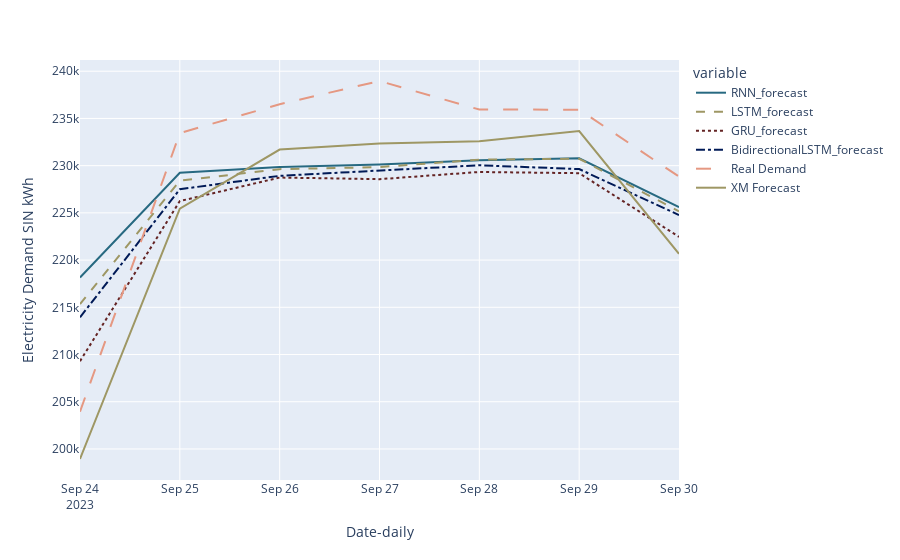

Notebook code for this chart:
### Code cell
import plotly.express as px

# Colores utilizados en el gráfico anterior
color_discrete_sequence = ['#276981', '#9e9764', '#642424', '#001a57', '#e59882', '#9e9764']

# Crear un gráfico de líneas
fig = px.line(test, x=test.index, y=['RNN_forecast', 'LSTM_forecast', 'GRU_forecast', 'BidirectionalLSTM_forecast', 'Real Demand', 'XM Forecast'],
              color_discrete_sequence=color_discrete_sequence)

# Definir un conjunto de estilos de líneas (line_dash) para cada línea
line_dash_styles = ['solid', 'dash', 'dot', 'dashdot', 'longdash']

# Asignar un estilo de línea diferente a cada traza en el gráfico
for i, trace in enumerate(fig.data):
    trace.line.dash = line_dash_styles[i % len(line_dash_styles)]

# Personalizar el gráfico
fig.update_layout(
    xaxis_title="Date-daily",
    yaxis_title="Electricity Demand SIN kWh",
)

# Mostrar el gráfico
fig.show()

### Figure 1 — Plotly figure (JSON) as saved in the notebook; plotly's stock layout.template omitted (floating-point values rounded to 4 significant figures)
{"data": [{"hovertemplate": "variable=RNN_forecast<br>FECHA=%{x}<br>value=%{y}<extra></extra>", "legendgroup": "RNN_forecast", "line": {"color": "#276981", "dash": "solid"}, "marker": {"symbol": "circle"}, "mode": "lines", "name": "RNN_forecast", "orientation": "v", "showlegend": true, "type": "scatter", "x": ["2023-09-24T00:00:00", "2023-09-25T00:00:00", "2023-09-26T00:00:00", "2023-09-27T00:00:00", "2023-09-28T00:00:00", "2023-09-29T00:00:00", "2023-09-30T00:00:00"], "xaxis": "x", "y": [218200.0, 229200.0, 229900.0, 230100.0, 230600.0, 230800.0, 225600.0], "yaxis": "y"}, {"hovertemplate": "variable=LSTM_forecast<br>FECHA=%{x}<br>value=%{y}<extra></extra>", "legendgroup": "LSTM_forecast", "line": {"color": "#9e9764", "dash": "dash"}, "marker": {"symbol": "circle"}, "mode": "lines", "name": "LSTM_forecast", "orientation": "v", "showlegend": true, "type": "scatter", "x": ["2023-09-24T00:00:00", "2023-09-25T00:00:00", "2023-09-26T00:00:00", "2023-09-27T00:00:00", "2023-09-28T00:00:00", "2023-09-29T00:00:00", "2023-09-30T00:00:00"], "xaxis": "x", "y": [215300.0, 228400.0, 229600.0, 229800.0, 230600.0, 230700.0, 225200.0], "yaxis": "y"}, {"hovertemplate": "variable=GRU_forecast<br>FECHA=%{x}<br>value=%{y}<extra></extra>", "legendgroup": "GRU_forecast", "line": {"color": "#642424", "dash": "dot"}, "marker": {"symbol": "circle"}, "mode": "lines", "name": "GRU_forecast", "orientation": "v", "showlegend": true, "type": "scatter", "x": ["2023-09-24T00:00:00", "2023-09-25T00:00:00", "2023-09-26T00:00:00", "2023-09-27T00:00:00", "2023-09-28T00:00:00", "2023-09-29T00:00:00", "2023-09-30T00:00:00"], "xaxis": "x", "y": [209300.0, 226300.0, 228700.0, 228600.0, 229300.0, 229200.0, 222500.0], "yaxis": "y"}, {"hovertemplate": "variable=BidirectionalLSTM_forecast<br>FECHA=%{x}<br>value=%{y}<extra></extra>", "legendgroup": "BidirectionalLSTM_forecast", "line": {"color": "#001a57", "dash": "dashdot"}, "marker": {"symbol": "circle"}, "mode": "lines", "name": "BidirectionalLSTM_forecast", "orientation": "v", "showlegend": true, "type": "scatter", "x": ["2023-09-24T00:00:00", "2023-09-25T00:00:00", "2023-09-26T00:00:00", "2023-09-27T00:00:00", "2023-09-28T00:00:00", "2023-09-29T00:00:00", "2023-09-30T00:00:00"], "xaxis": "x", "y": [213900.0, 227500.0, 228900.0, 229500.0, 230000.0, 229600.0, 224800.0], "yaxis": "y"}, {"hovertemplate": "variable=Real Demand<br>FECHA=%{x}<br>value=%{y}<extra></extra>", "legendgroup": "Real Demand", "line": {"color": "#e59882", "dash": "longdash"}, "marker": {"symbol": "circle"}, "mode": "lines", "name": "Real Demand", "orientation": "v", "showlegend": true, "type": "scatter", "x": ["2023-09-24T00:00:00", "2023-09-25T00:00:00", "2023-09-26T00:00:00", "2023-09-27T00:00:00", "2023-09-28T00:00:00", "2023-09-29T00:00:00", "2023-09-30T00:00:00"], "xaxis": "x", "y": [203900.0, 233500.0, 236500.0, 239000.0, 235900.0, 235900.0, 228800.0], "yaxis": "y"}, {"hovertemplate": "variable=XM Forecast<br>FECHA=%{x}<br>value=%{y}<extra></extra>", "legendgroup": "XM Forecast", "line": {"color": "#9e9764", "dash": "solid"}, "marker": {"symbol": "circle"}, "mode": "lines", "name": "XM Forecast", "orientation": "v", "showlegend": true, "type": "scatter", "x": ["2023-09-24T00:00:00", "2023-09-25T00:00:00", "2023-09-26T00:00:00", "2023-09-27T00:00:00", "2023-09-28T00:00:00", "2023-09-29T00:00:00", "2023-09-30T00:00:00"], "xaxis": "x", "y": [198900.0, 225400.0, 231700.0, 232400.0, 232600.0, 233700.0, 220700.0], "yaxis": "y"}], "layout": {"legend": {"title": {"text": "variable"}, "tracegroupgap": 0}, "margin": {"t": 60}, "xaxis": {"anchor": "y", "domain": [0, 1], "title": {"text": "Date-daily"}}, "yaxis": {"anchor": "x", "domain": [0, 1], "title": {"text": "Electricity Demand SIN kWh"}}}}
